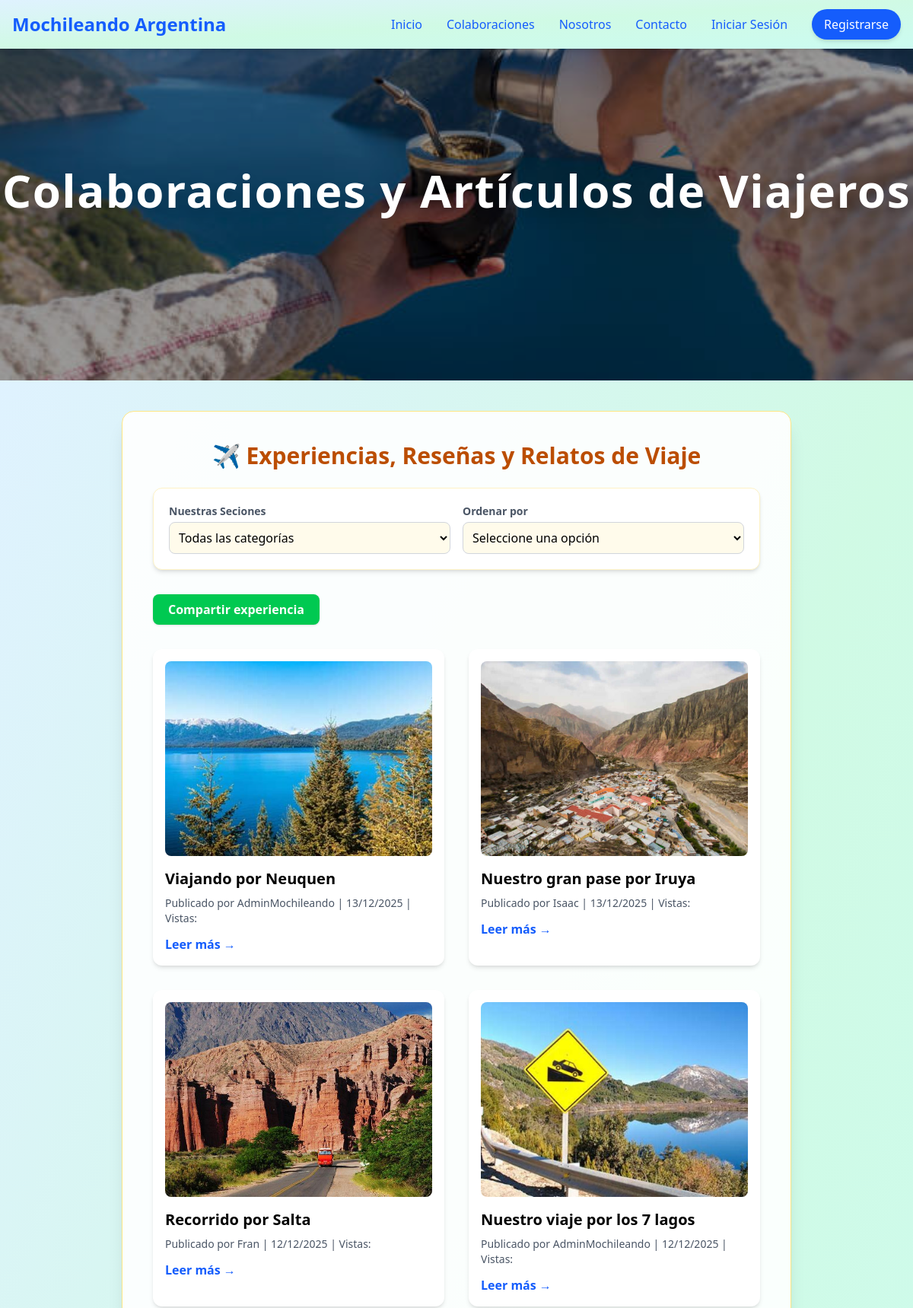
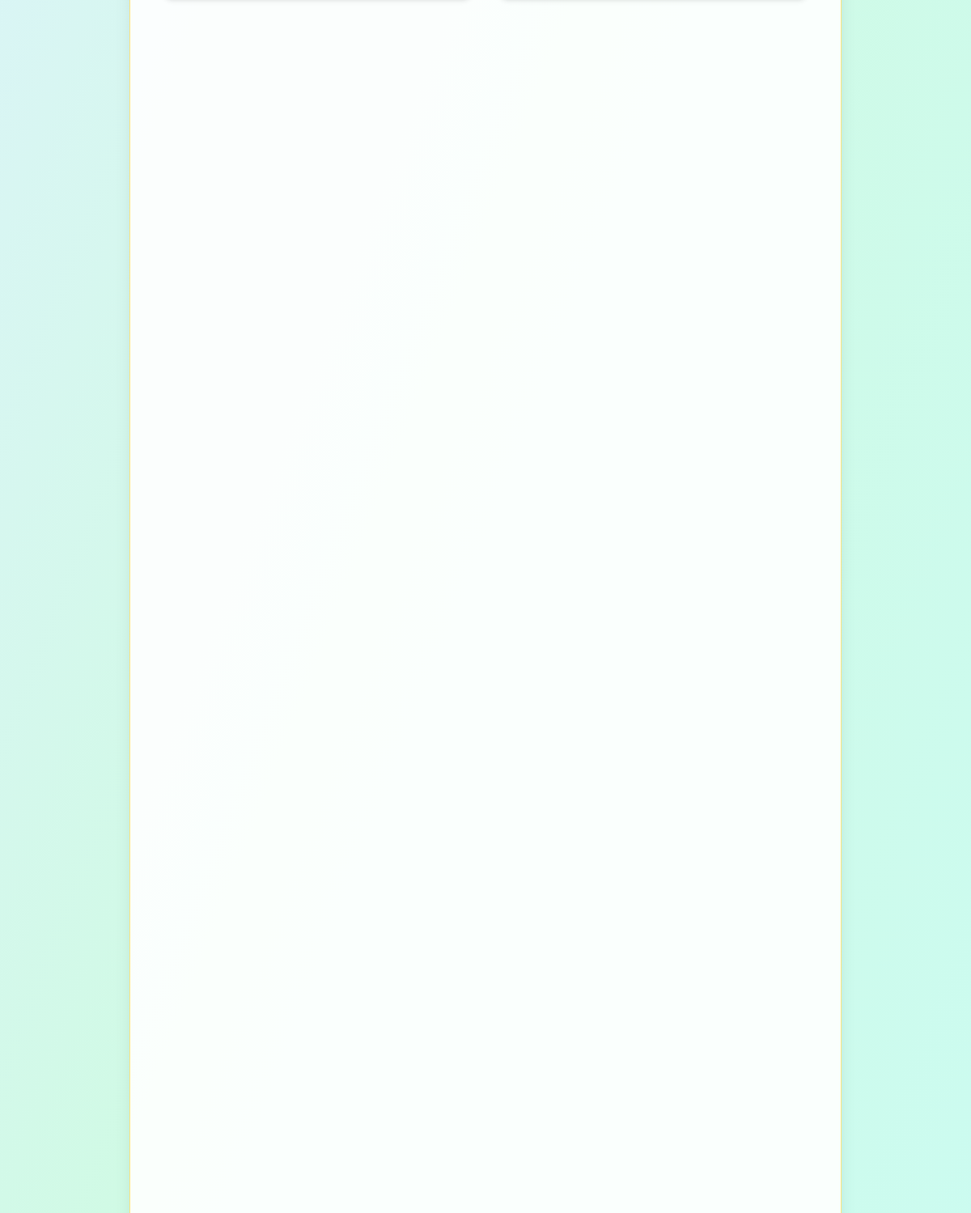
Screenshot of /posts/articulos/ with the database file from the repository (2 pictures, top to bottom).
### apps/posts/models.py (models this page shows, shortened)
class Articulo(models.Model):
    titulo = models.CharField(max_length=200)
    contenido = models.TextField()
    categoria = models.ForeignKey(Categoria, on_delete=models.SET_NULL, null=True)
    autor = models.ForeignKey(User, on_delete=models.CASCADE, related_name='articulos')
    fecha_publicacion = models.DateTimeField(auto_now_add=True)
    visitas = models.PositiveIntegerField(default=0)
    destacado = models.BooleanField(default=False)
    class Meta:
        ordering = ['-fecha_publicacion']

class ImagenArticulo(models.Model):
    articulo = models.ForeignKey(Articulo, on_delete=models.CASCADE, related_name='imagenes')
    imagen = models.ImageField(upload_to='articulos/imagenes/')
    class Meta:
        verbose_name = "Imagen de Artículo"
        verbose_name_plural = "Imágenes de Artículo"

### apps/usuarios/models.py (models this page shows, shortened)
class Usuario(AbstractUser):
    email = models.EmailField(unique=True)
    telefono = models.CharField(max_length=20, null=True, blank=True)
    avatar = models.ImageField(upload_to='avatars/', default='avatars/default.webp', null=True, blank=True)
    pass

### apps/posts/views.py (the view)
# urls.py: path('articulos/', ArticuloListView.as_view(), name='ListaColaboraciones'),
class ArticuloListView(ListView):
    model = Articulo
    template_name = 'posts/ListaColaboraciones.html'
    context_object_name = 'articulos'
    paginate_by = 4
    def get_queryset(self):
        queryset = super().get_queryset()
        queryset = queryset.select_related("categoria", "autor").prefetch_related("imagenes")
        queryset = queryset.order_by('-fecha_publicacion')
        categoria_id = self.request.GET.get('categoria')
        ordenar_por = self.request.GET.get('ordenar_por')
        if categoria_id:
            queryset = queryset.filter(categoria_id=categoria_id)
        if ordenar_por == 'mas_recientes':
            queryset = queryset.order_by('vistas')
        elif ordenar_por == 'mas_vistos':
            queryset = queryset.order_by('-vistas')
        elif ordenar_por == 'fecha_ascendente':
            queryset = queryset.order_by('fecha_publicacion')
        elif ordenar_por == 'fecha_descendente':
            queryset = queryset.order_by('-fecha_publicacion')
        return queryset
    def get_context_data(self, **kwargs):
        context = super().get_context_data(**kwargs)
        context['categorias'] = Categoria.objects.all()
        return context

### templates/posts/ListaColaboraciones.html (shortened to what this page needs)
{% extends 'layouts/general-layout.html' %}
{% load static %}
{% block banner %}
<section class="relative w-full h-[320px] md:h-[420px] lg:h-[500px] overflow-hidden ">
  <div class="absolute inset-0 flex items-center justify-center bg-black/40">
    <h1 class="text-white text-4xl md:text-6xl font-extrabold tracking-wide drop-shadow-xl">
      Colaboraciones y Artículos de Viajeros
    </h1>
  </div>
</section>
{% endblock banner %}
{% block content %}
<div class="container">
  <h1 class="text-3xl font-bold text-center text-amber-700 mb-6 flex items-center justify-center gap-2">
    ✈️ Experiencias, Reseñas y Relatos de Viaje
  </h1>
  <div class="bg-white shadow-md rounded-xl p-5 border border-amber-100 mb-8">
    <form method="get" class="grid grid-cols-1 md:grid-cols-2 gap-4">
      <div>
        <label class="block text-sm text-gray-600 mb-1 font-semibold">
          Nuestras Seciones
        </label>
        <select
        name="categoria"
        onchange="this.form.submit()"
        class="w-full p-2 rounded-lg border border-gray-300 focus:ring-2 focus:ring-amber-400 focus:outline-none bg-amber-50"
      >
        <option value="">Todas las categorías</option>
      </select>
      </div>
      <div>
        <label class="block text-sm text-gray-600 mb-1 font-semibold">
          Ordenar por
        </label>
        <select name="ordenar_por" onchange="this.form.submit()"
          class="w-full p-2 rounded-lg border border-gray-300 focus:ring-2 focus:ring-amber-400 focus:outline-none bg-amber-50">
          <option value="">Seleccione una opción</option>
        </select>
      </div>
    </form>
  </div>
  <div class="mt-6">
    {% if user.is_authenticated %}
    <a href="{% url 'posts:articulo_crear' %}"
      class="inline-block px-5 py-2 bg-green-500 hover:bg-green-600 text-white font-bold rounded-lg shadow transition">
      Compartir experiencia
    </a>
    {% else %}
    <a href="{% url 'usuarios:login' %}?next={% url 'posts:articulo_crear' %}"
      class="inline-block px-5 py-2 bg-green-500 hover:bg-green-600 text-white font-bold rounded-lg shadow transition">
      Compartir experiencia
    </a>
    {% endif %}
  </div>
  <div class="grid grid-cols-1 md:grid-cols-2 gap-8 mt-8">
    {% for articulo in articulos %}
    <div class="bg-white shadow-md rounded-xl p-4 hover:shadow-lg transition">
      {% if articulo.imagenes.all %}
      <img src="{{ articulo.imagenes.all.0.imagen.url }}" alt="{{ articulo.titulo }}"
        class="w-full h-64 object-cover rounded-lg mb-4">
      {% endif %}
      <h2 class="text-xl font-semibold mb-2">
        <a href="{% url 'posts:articulo_detalle' articulo.pk %}" class="hover:text-blue-600">
          {{ articulo.titulo }}
        </a>
      </h2>
      <p class="text-sm text-gray-600 mb-3">
        Publicado por {{ articulo.autor.username }} |
        {{ articulo.fecha_publicacion|date:"d/m/Y" }} |
        Vistas: {{ articulo.vistas }}
      </p>
      <a href="{% url 'posts:articulo_detalle' articulo.pk %}" class="text-blue-600 hover:underline font-semibold">
        Leer más →
      </a>
    </div>
    {% empty %}
    <p>No hay artículos para mostrar por ahora. ¡Sé el primero en compartir tu experiencia viajera!</p>
    {% endfor %}
  </div>
</div>
</div>
{% endblock content %}

### templates/layouts/general-layout.html (shortened to what this page needs)
{% extends 'layouts/base-layout.html' %}
{% block content_layout %}
{% include 'components/commons/header.html' %}
<main class="flex justify-center min-h-[calc(100dvh_-_56px_-_56px)] px-4 md:px-10 lg:px-40
              bg-gradient-to-br from-sky-100 via-emerald-100 to-teal-100 py-10">
  <div class="container max-w-15xl bg-white/90 shadow-xl rounded-2xl p-6 md:p-10 border border-amber-200">
    {% block content %}{% endblock content %}
</main>
{% endblock content_layout %}

### templates/layouts/base-layout.html (shortened to what this page needs)
{% load static %}
<!DOCTYPE html>
<html lang="es">
<head>
  <link rel="stylesheet" href="https://cdnjs.cloudflare.com/ajax/libs/font-awesome/6.5.0/css/all.min.css">
  <script src="{% static 'js/tailwind.js' %}"></script>
</head>
<body>
  {% block banner %}
  {% endblock banner %}
  {% block content_layout %}
  {% endblock content_layout %}
</body>
</html>

### templates/components/commons/header.html
<header class="bg-gradient-to-br from-sky-100 via-emerald-100 to-teal-100 text-gray-800 shadow-md">
  <div class="max-w-7xl mx-auto px-4 md:px-6 lg:px-8  flex items-center justify-between">
    {% include 'components/ui/navbar.html' %}
  </div>
</header>

### templates/components/ui/navbar.html (shortened to what this page needs)
<nav
  class="fixed top-0 left-0 w-full bg-gradient-to-br from-sky-100 via-emerald-100 to-teal-100 text-gray-800 shadow-md z-50">
  <div class="max-w-7xl mx-auto px-4 flex items-center justify-between h-16">
    <a href="{% url 'index' %}" class="text-2xl font-bold text-blue-600 hover:text-blue-800 transition">
      Mochileando Argentina
    </a>
    <div id="nav-menu" class="hidden md:flex md:items-center md:gap-8">
      <a href="{% url 'index' %}" class="text-blue-600 hover:text-blue-800 font-medium transition">Inicio</a>
      <a href="{% url 'posts:ListaColaboraciones' %}"
        class="text-blue-600 hover:text-blue-800 font-medium transition">Colaboraciones</a>
      <a href="{% url 'nosotros' %}" class="text-blue-600 hover:text-blue-800 font-medium transition">Nosotros</a>
      <a href="{% url 'contacto' %}" class="text-blue-600 hover:text-blue-800 font-medium transition">Contacto</a>
      {% if user.is_authenticated %}
      <a href="{% url 'usuarios:perfil' %}"
        class="text-blue-600 hover:text-blue-800 font-medium transition">Perfil</a>
      <a href="{% url 'usuarios:logout' %}" class="text-blue-600 hover:text-blue-800 font-medium transition">Cerrar
        sesión</a>
      {% else %}
      <a href="{% url 'usuarios:login' %}" class="text-blue-600 hover:text-blue-800 font-medium transition">Iniciar
        Sesión</a>
      <a href="{% url 'usuarios:registro' %}"
        class="px-4 py-2 bg-blue-600 hover:bg-blue-700 text-white rounded-full font-medium shadow-md transition">Registrarse</a>
      {% endif %}
    </div>
  </div>
</nav>

### rows the page displays
Articulo: imagenes.all.0.imagen (picture), titulo "Viajando por Neuquen", autor.username "AdminMochileando", fecha_publicacion "13/12/2025"
Articulo: imagenes.all.0.imagen (picture), titulo "Nuestro gran pase por Iruya", autor.username "Isaac", fecha_publicacion "13/12/2025"
Articulo: imagenes.all.0.imagen (picture), titulo "Recorrido por Salta", autor.username "Fran", fecha_publicacion "12/12/2025"
Articulo: imagenes.all.0.imagen (picture), titulo "Nuestro viaje por los 7 lagos", autor.username "AdminMochileando", fecha_publicacion "12/12/2025"
